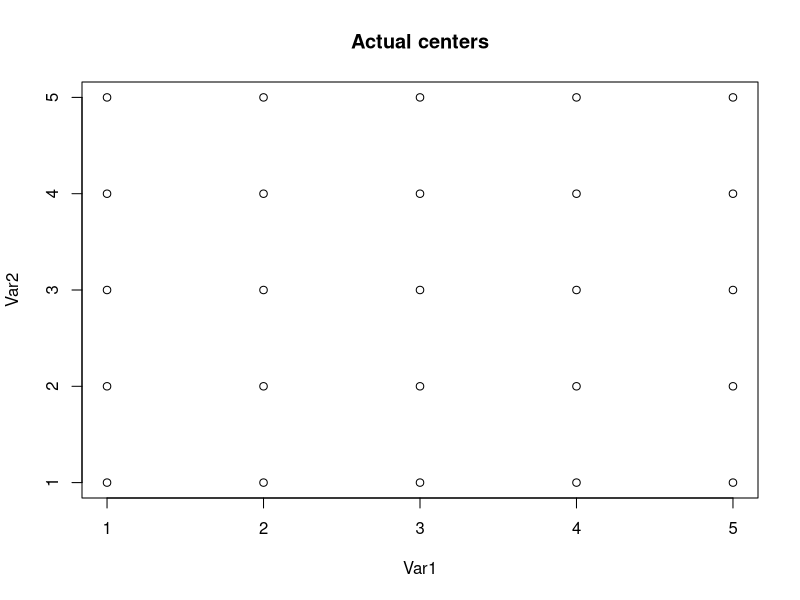
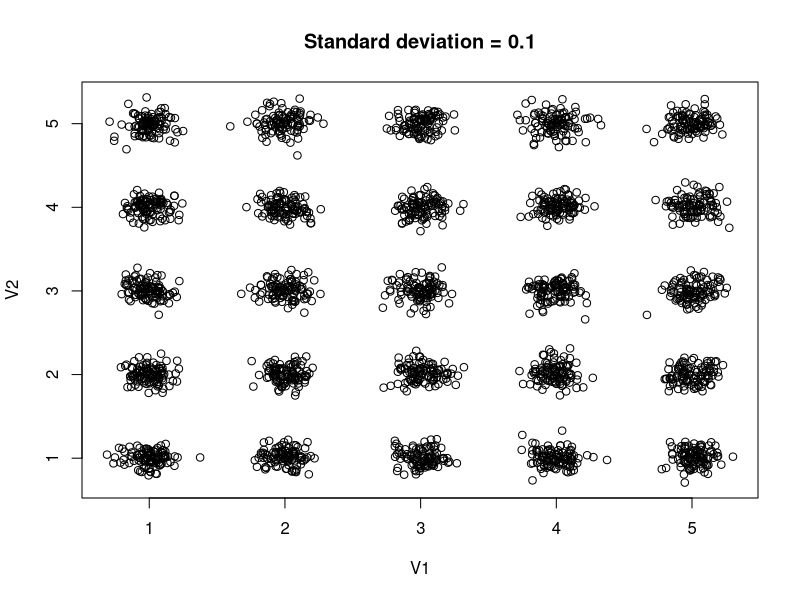
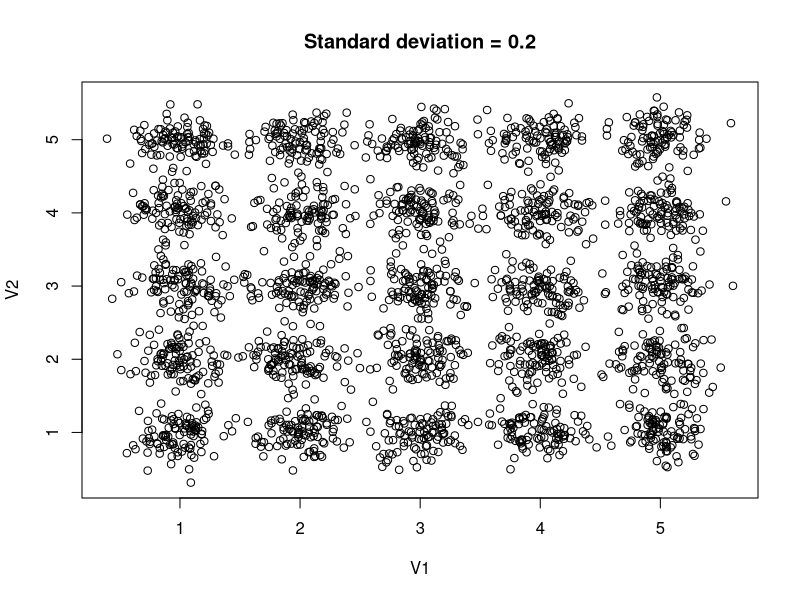
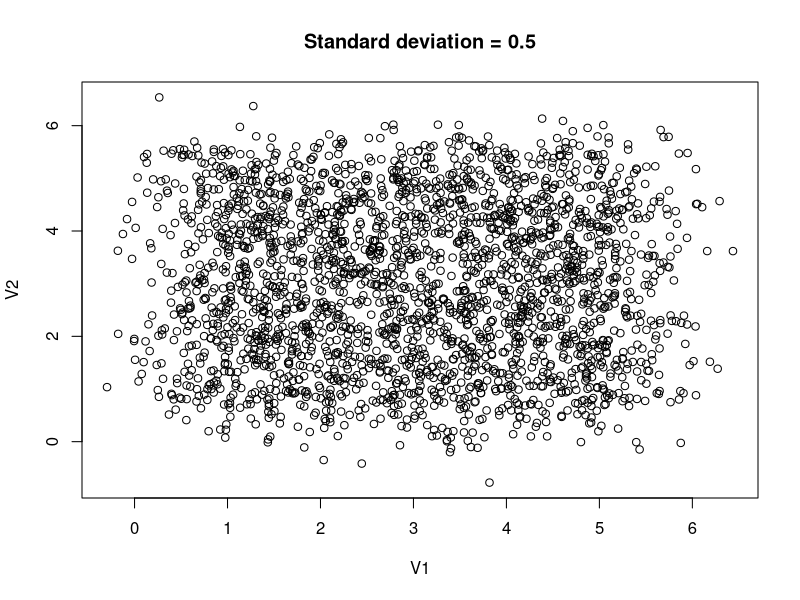
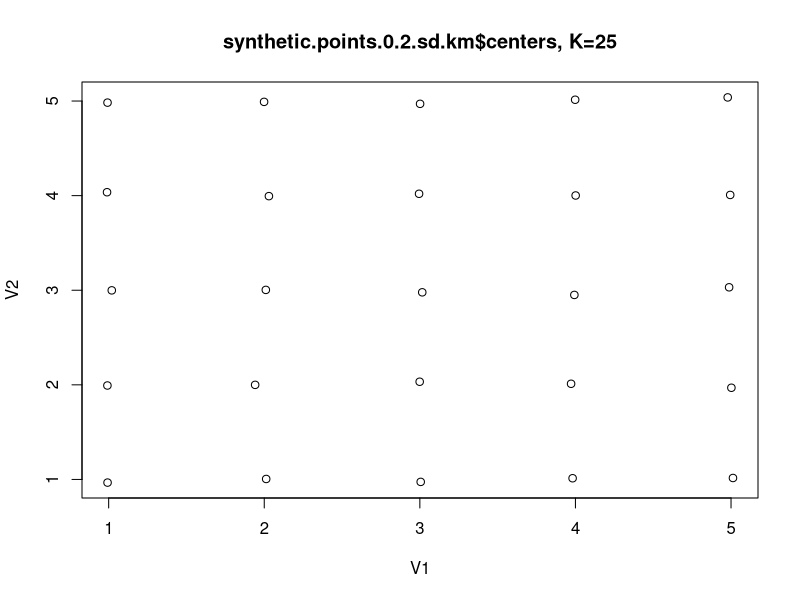
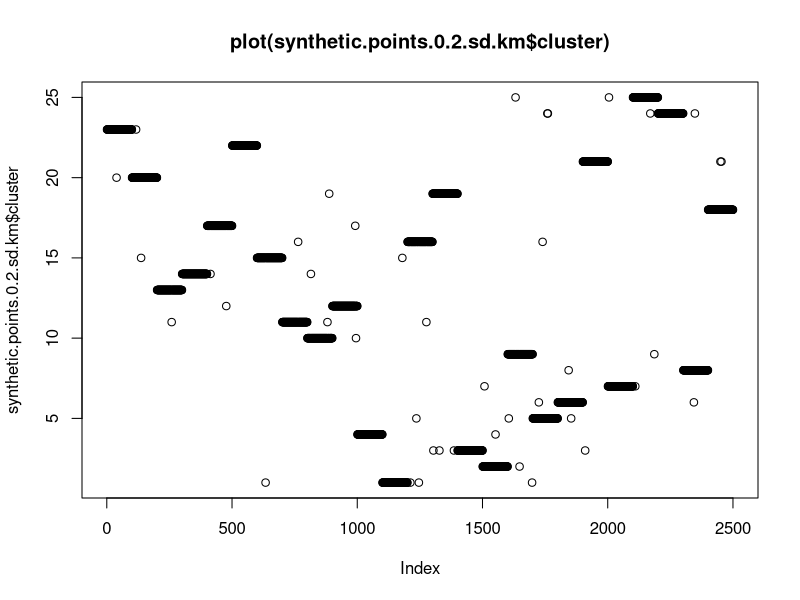
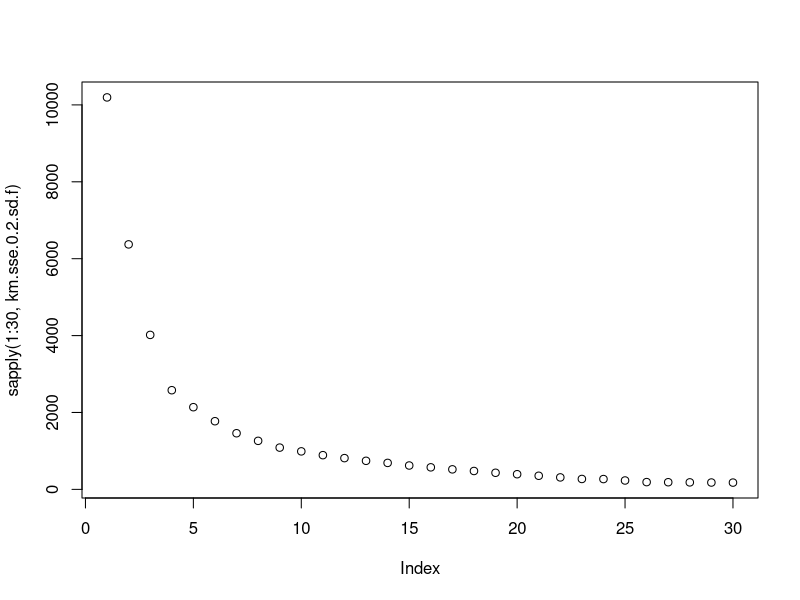

Reproduce these figures in R, in order.
# Machine Learning 102 - Unsupervised - Hacker Dojo
# http://machinelearning102.pbworks.com/w/page/32890352/FrontPage
#
# Homework #2, Basic clustering 2
# Dave Abercrombie, Noveember 1 2011
#
# http://machinelearning102.pbworks.com/w/file/47470778/Homework2.txt
#
# Problem 1 of 1
#

#####################################################################
# Step 1. Generate synthetic dataset

# We want 25 cluster centers in a five-by-five grid with both X and Y
# taking on the values 1 through 5. Around each center, we will generate
# Gaussian distribution of random points, with a variety of standard deviations

ls()
setwd("/Users/dabercrombie/Documents/aberdave-repos/Machine-Learning/ml102/hw2")

# Step 1a - generate centers
# This handy function does what we in the database
# field might call a Cartesian product, i.e., all 
# combinations of the supplied vectors.
#
cluster.centers.actual.df <- expand.grid(
  1:5,
  1:5
)
# Interactive peek at these centers
#
plot(cluster.centers.actual.df, main="Actual centers")


# Step 1b Create a function that generates random points
# around a center cluster. 
#
point.generator.f <- function(
  center.vector,
  standard.deviation,
  point.count
) {
  cbind(
    rnorm(point.count, sd=standard.deviation) + center.vector[,1],
    rnorm(point.count, sd=standard.deviation) + center.vector[,2]
  )
}

# sanity check function using one center
cluster.centers.actual.df[22,]
point.generator.f(
  center.vector=cluster.centers.actual.df[22,], 
  standard.deviation=0.2, 
  point.count=10
)


# The problem calls for exploring three satnard
# deviations: sd = 0.1, sd = 0.2 and sd = 0.5.
# So I generate three synthetic datasets, one for
# each value of standard deviation. I copy code
# three times, should prably be another function!

# Loop through set of cluster centers, appending
# each center's points to a data frame with rbind()
# (must first initialize data frame to be empty)

# sd = 0.1
synthetic.points.0.1.sd.df <- data.frame()
for( i in 1:nrow(cluster.centers.actual.df) ) {
  synthetic.points.0.1.sd.df <- rbind(
    synthetic.points.0.1.sd.df,
    point.generator.f(
      center.vector=cluster.centers.actual.df[i,],   # the i-th row
      standard.deviation=0.1,                        # will vary later
      point.count=100
    )
  )
}
# sd = 0.2 
synthetic.points.0.2.sd.df <- data.frame()
for( i in 1:nrow(cluster.centers.actual.df) ) {
  synthetic.points.0.2.sd.df <- rbind(
    synthetic.points.0.2.sd.df,
    point.generator.f(
      center.vector=cluster.centers.actual.df[i,],   # the i-th row
      standard.deviation=0.2,                        # will vary later
      point.count=100
    )
  )
}
# sd = 0.5
synthetic.points.0.5.sd.df <- data.frame()
for( i in 1:nrow(cluster.centers.actual.df) ) {
  synthetic.points.0.5.sd.df <- rbind(
    synthetic.points.0.5.sd.df,
    point.generator.f(
      center.vector=cluster.centers.actual.df[i,],   # the i-th row
      standard.deviation=0.5,                        # varied from above
      point.count=100
    )
  )
}


# Sanity check generated points
#
dim(synthetic.points.0.1.sd.df)
dim(synthetic.points.0.2.sd.df)
dim(synthetic.points.0.5.sd.df)

plot(synthetic.points.0.1.sd.df, main="Standard deviation = 0.1")
plot(synthetic.points.0.2.sd.df, main="Standard deviation = 0.2")
plot(synthetic.points.0.5.sd.df, main="Standard deviation = 0.5")


#####################################################################
# Step 2. Sanity check use of kmeans()

synthetic.points.0.2.sd.km <- kmeans(
  x=synthetic.points.0.2.sd.df,
  centers=25,
  iter.max=20,
  nstart=10
)

# Interactive look at return value structure
#
summary(synthetic.points.0.2.sd.km)
str(synthetic.points.0.2.sd.km)
plot(synthetic.points.0.2.sd.km$centers, main="synthetic.points.0.2.sd.km$centers, K=25")
plot(synthetic.points.0.2.sd.km$cluster, main="plot(synthetic.points.0.2.sd.km$cluster)")


#####################################################################
# Step 3, Write a function to return SSE for a dataset and value of K

km.sse.f <- function(
  df.arg,
  centers.arg
) {
  tmp.km <- kmeans(
    x=df.arg,
    centers=centers.arg,
    iter.max=20,
    nstart=10
  )
  # Pretty sure that I should return tot.withinss rather
  # than totss. They have the same definition in the docs!
  #
  # "total within-cluster sum of squares" and
  #
  # yet thay have different values. It appears that
  # 
  #    totss = tot.withinss + betweenss
  #
  # and that totss does NOT change much with K.
  # 
  # The text calls for just "the SSE" on page 546
  # and it does not seem as if between cluster errors
  # are anywhere near as important as within cluster.
  # So I conclude that we want to return tot.withinss
  #
  tmp.km$tot.withinss
}

# sanity check function
km.sse.f(synthetic.points.0.2.sd.df, 20)

#####################################################################
# Step 4. Write single-arg functions to return SSE for a value of K
#         One function for each sd dataframe: this allows the use
#         of apply() to generate a plot of SSE function of only K


km.sse.0.2.sd.f <- function(k) {
  # returns tot.withinss for a
  # hardcoded data frame and an
  # single argument of K. For use
  # with apply()
  km.sse.f(
    df.arg=synthetic.points.0.2.sd.df, 
    centers.arg=k
  )
}


plot(sapply(1:30, km.sse.0.2.sd.f))


